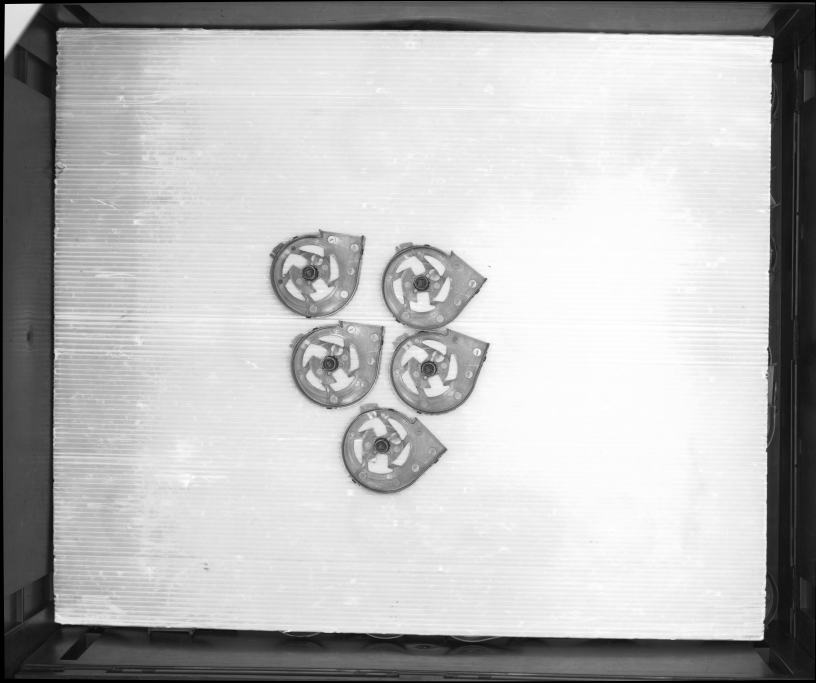
#> input picture agent-data/tmp/tmp/EAI-ONL3/train512b/project/MODEL_FAN_XOAN_PO_1_134609_598_NG.png, 2448 x 2048 px (shown at 1/3 size)
$ python -i sam.py   (imports and definitions only)
#> lines starting #> are read from the running program, lines starting #| are printed output that depends on the picture
import json,glob,os,sys,time
import numpy as np,cv2,onnxruntime as ort
M='C:/Users/chitu/AppData/Local/EasyAI/models/sam2/'
# [1 line that did not run here, left out]
# [1 line that did not run here, left out]
# [1 line that did not run here, left out]
mean=np.array([0.485,0.456,0.406],np.float32);std=np.array([0.229,0.224,0.225],np.float32)
def encode(gray):
    rgb=cv2.cvtColor(gray,cv2.COLOR_GRAY2RGB) if gray.ndim==2 else cv2.cvtColor(gray,cv2.COLOR_BGR2RGB)
    x=cv2.resize(rgb,(1024,1024),interpolation=cv2.INTER_LINEAR).astype(np.float32)/255
    x=((x-mean)/std).transpose(2,0,1)[None].astype(np.float32)
    return enc.run(None,{'image':x})  # h0,h1,embed
def decode(emb,W,H,box,pt=None):
    sx,sy=1024/W,1024/H
    c=[[box[0]*sx,box[1]*sy],[box[2]*sx,box[3]*sy]];l=[2,3]
    if pt is not None: c.append([pt[0]*sx,pt[1]*sy]);l.append(1)
    out=dec.run(None,{'image_embed':emb[2],'high_res_feats_0':emb[0],'high_res_feats_1':emb[1],
      'point_coords':np.array([c],np.float32),'point_labels':np.array([l],np.float32),
      'mask_input':np.zeros((1,1,256,256),np.float32),'has_mask_input':np.zeros(1,np.float32)})
    masks,iou=out; b=int(np.argmax(iou[0]))
    m=cv2.resize(masks[0,b],(W,H),interpolation=cv2.INTER_LINEAR)
    return (m>0).astype(np.uint8),float(iou[0,b])
def fit(mask):
    cs,_=cv2.findContours(mask,cv2.RETR_EXTERNAL,cv2.CHAIN_APPROX_SIMPLE)
    if not cs: return None
    c=max(cs,key=cv2.contourArea)
    if cv2.contourArea(c)<500: return None
    return cv2.boxPoints(cv2.minAreaRect(c))
def poly_iou(a,b,shape):
    m1=np.zeros(shape,np.uint8);m2=np.zeros(shape,np.uint8)
    cv2.fillPoly(m1,[np.round(a).astype(np.int32)],1);cv2.fillPoly(m2,[np.round(b).astype(np.int32)],1)
    i=(m1&m2).sum();u=(m1|m2).sum();return i/u if u else 0
def aabb(p): return [p[:,0].min(),p[:,1].min(),p[:,0].max(),p[:,1].max()]
# [24 lines not run here, left out]

>>> import cv2
>>> picture = cv2.imread('../../EAI-ONL3/train512b/project/MODEL_FAN_XOAN_PO_1_134609_598_NG.png', cv2.IMREAD_GRAYSCALE)
#> picture is the input picture: shape (2048, 2448); min 0, max 255, mean 185.5
>>> result = encode(picture)
#> in encode, `x=cv2.resize(rgb,(1024,1024),interpolation=cv2.INTER_LINEAR).astype(np..`:
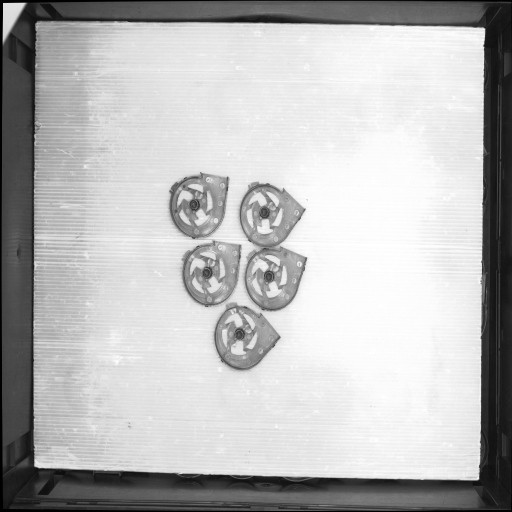
#> x: shape (1024, 1024, 3) float32 (shown at 1/2 size); min 0, max 1, mean 0.728
#> (the run stopped early here; a loop or call above may not have finished)

$ run again, on agent-data/tmp/tmp/EAI-ONL3/train512b/project/MODEL_FAN_XOAN_PO_1_134620_749_NG.png
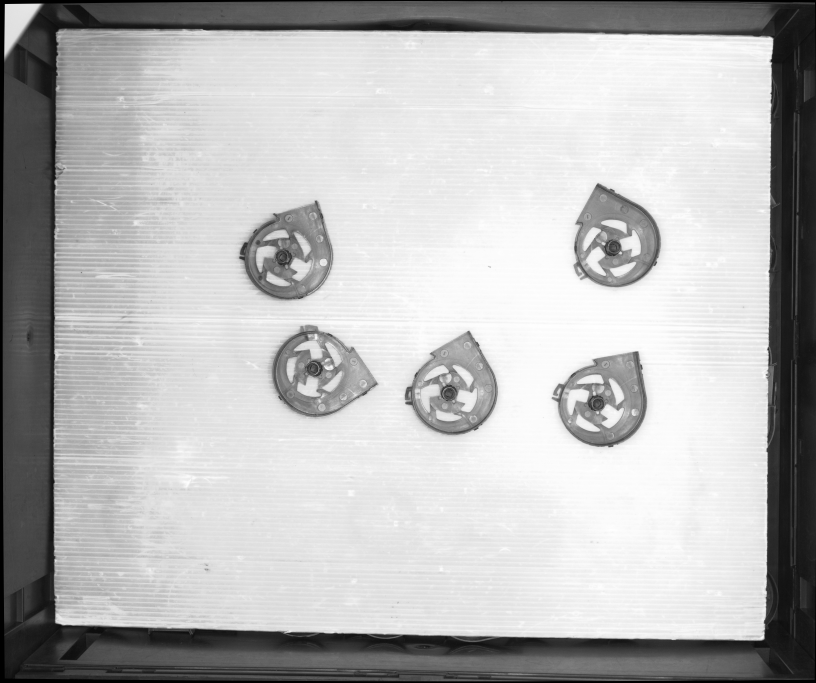
#> input picture agent-data/tmp/tmp/EAI-ONL3/train512b/project/MODEL_FAN_XOAN_PO_1_134620_749_NG.png, 2448 x 2048 px (shown at 1/3 size)
#> picture is the input picture: shape (2048, 2448); min 0, max 255, mean 184.9
#> in encode, `x=cv2.resize(rgb,(1024,1024),interpolation=cv2.INTER_LINEAR).astype(np..`:
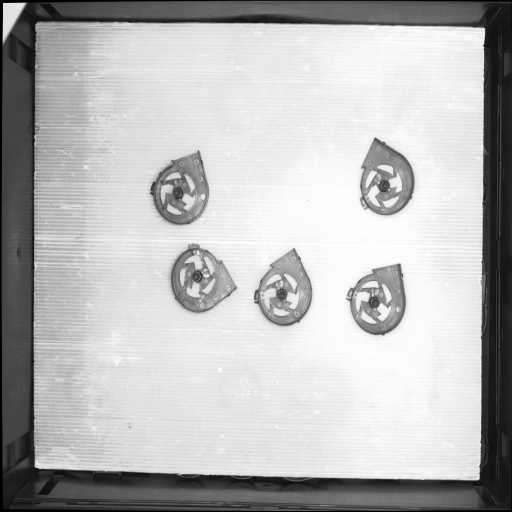
#> x: shape (1024, 1024, 3) float32 (shown at 1/2 size); min 0, max 1, mean 0.725

$ run again, on agent-data/tmp/tmp/EAI-ONL3/train512b/project/MODEL_FAN_XOAN_PO_1_134626_200_NG.png
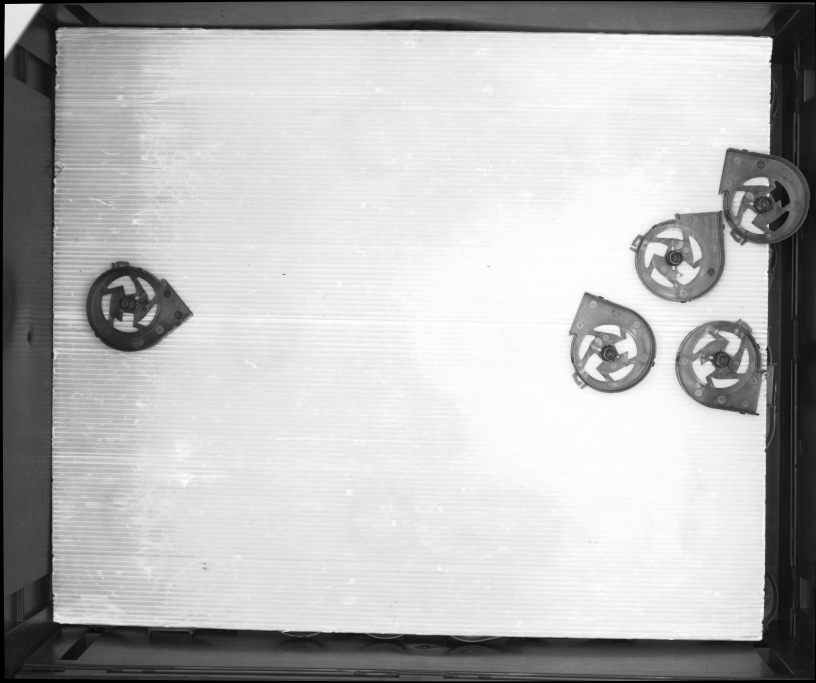
#> input picture agent-data/tmp/tmp/EAI-ONL3/train512b/project/MODEL_FAN_XOAN_PO_1_134626_200_NG.png, 2448 x 2048 px (shown at 1/3 size)
#> picture is the input picture: shape (2048, 2448); min 0, max 255, mean 184.3
#> in encode, `x=cv2.resize(rgb,(1024,1024),interpolation=cv2.INTER_LINEAR).astype(np..`:
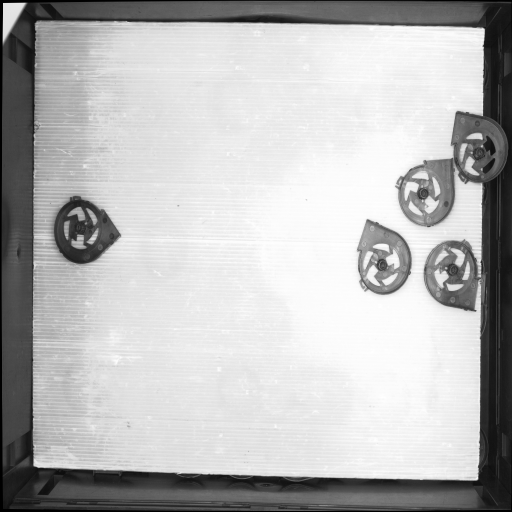
#> x: shape (1024, 1024, 3) float32 (shown at 1/2 size); min 0, max 1, mean 0.723

$ run again, on agent-data/tmp/tmp/EAI-ONL3/train512b/project/MODEL_FAN_XOAN_PO_1_134632_171_NG.png
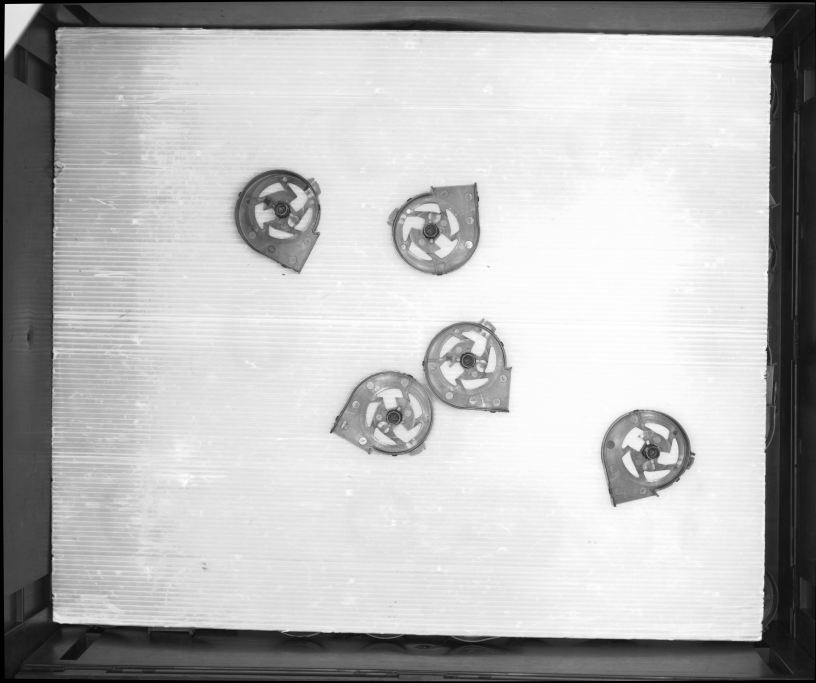
#> input picture agent-data/tmp/tmp/EAI-ONL3/train512b/project/MODEL_FAN_XOAN_PO_1_134632_171_NG.png, 2448 x 2048 px (shown at 1/3 size)
#> picture is the input picture: shape (2048, 2448); min 0, max 255, mean 184.9
#> in encode, `x=cv2.resize(rgb,(1024,1024),interpolation=cv2.INTER_LINEAR).astype(np..`:
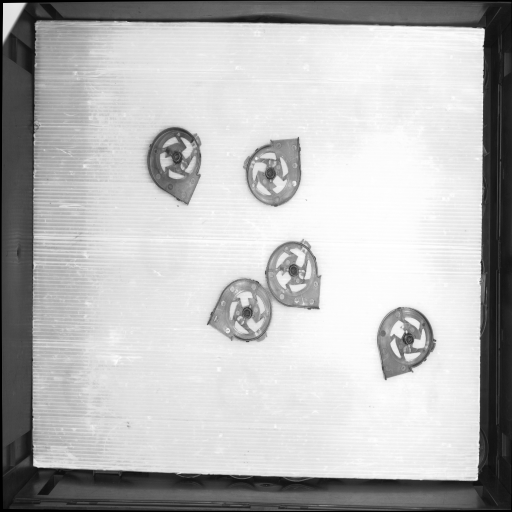
#> x: shape (1024, 1024, 3) float32 (shown at 1/2 size); min 0, max 1, mean 0.725
